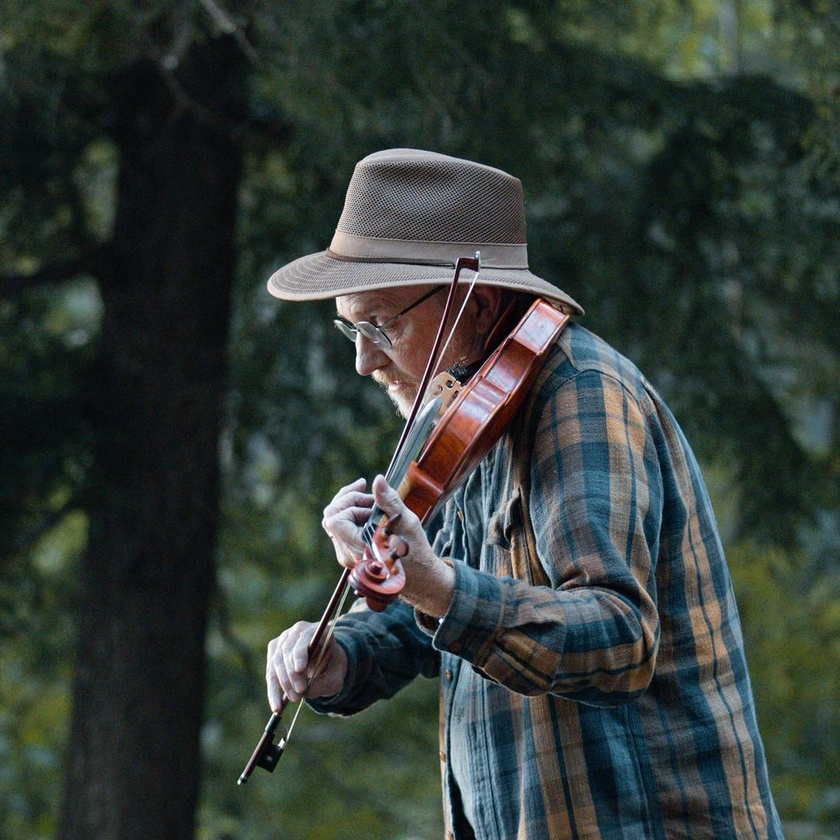
#> input picture portrait_prepper/resources/ricky.jpg, 840 x 840 px, shrunk from 1082 x 1082 before the run
$ python -i composite_image.py   (imports and definitions only)
#> lines starting #> are read from the running program, lines starting #| are printed output that depends on the picture
#> further down, picture is the input picture: PIL image 840x840 RGB; mean R, G, B 50.8, 60, 55.2
from PIL import Image
from PyQt5.QtGui import QPixmap, QImage

def pil2pixmap(im):
    if im.mode == "RGB":
        r, g, b = im.split()
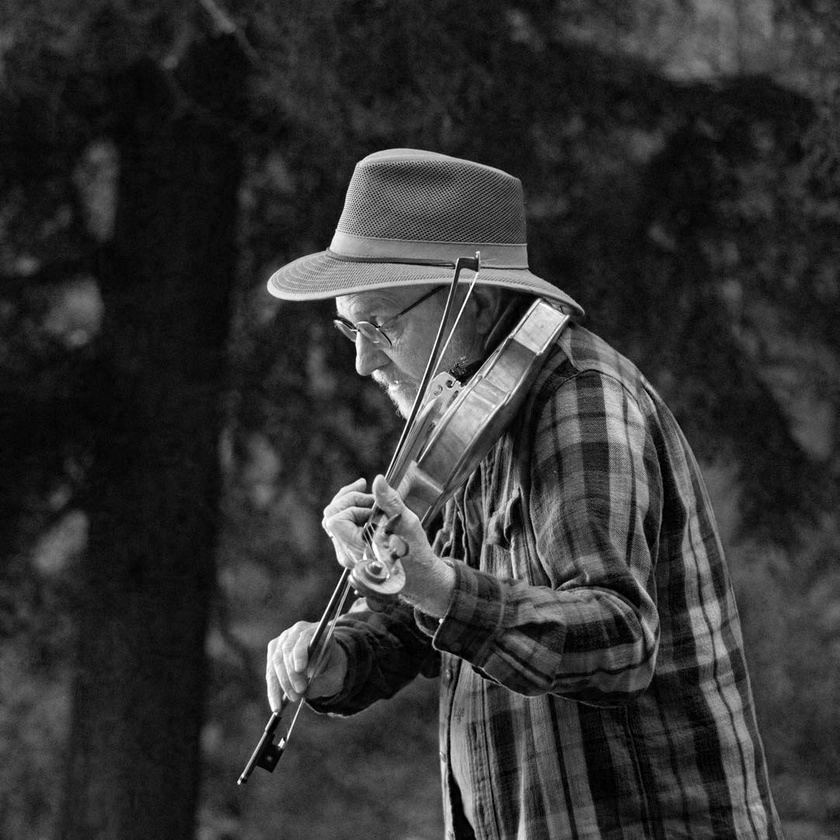
#> r: PIL image 840x840 L; min 0, max 255, mean 50.8
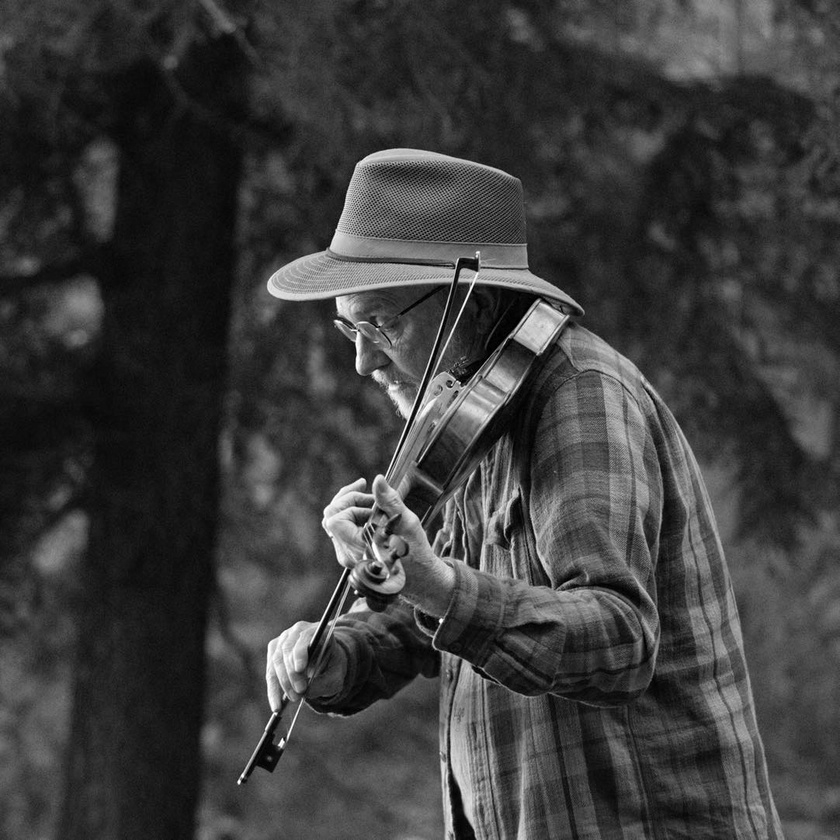
#> g: PIL image 840x840 L; min 0, max 255, mean 60
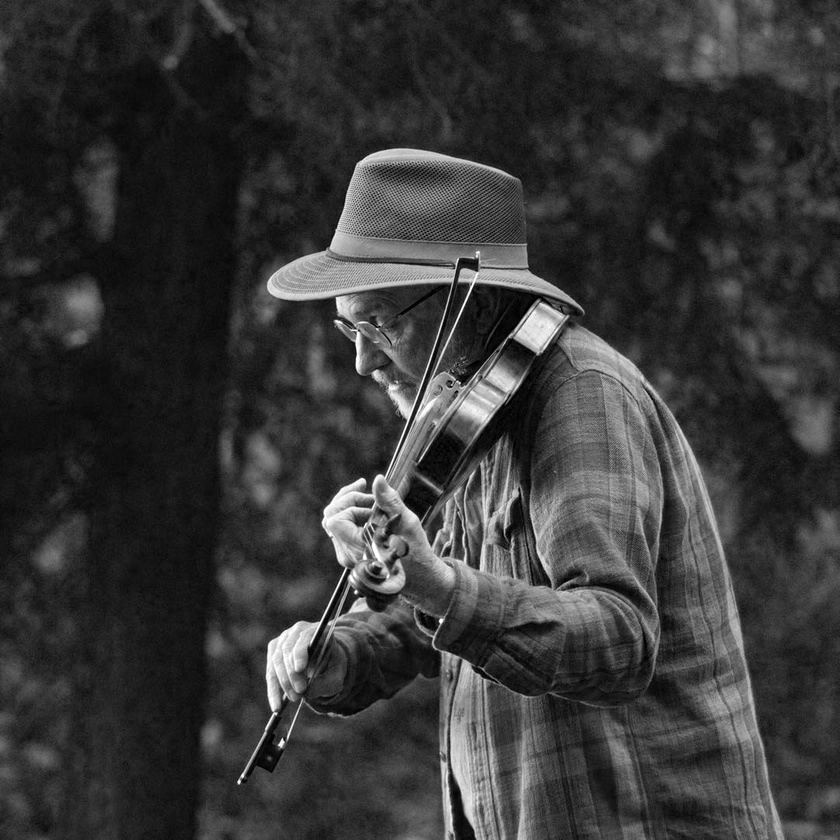
#> b: PIL image 840x840 L; min 0, max 255, mean 55.2
        im = Image.merge("RGB", (b, g, r))
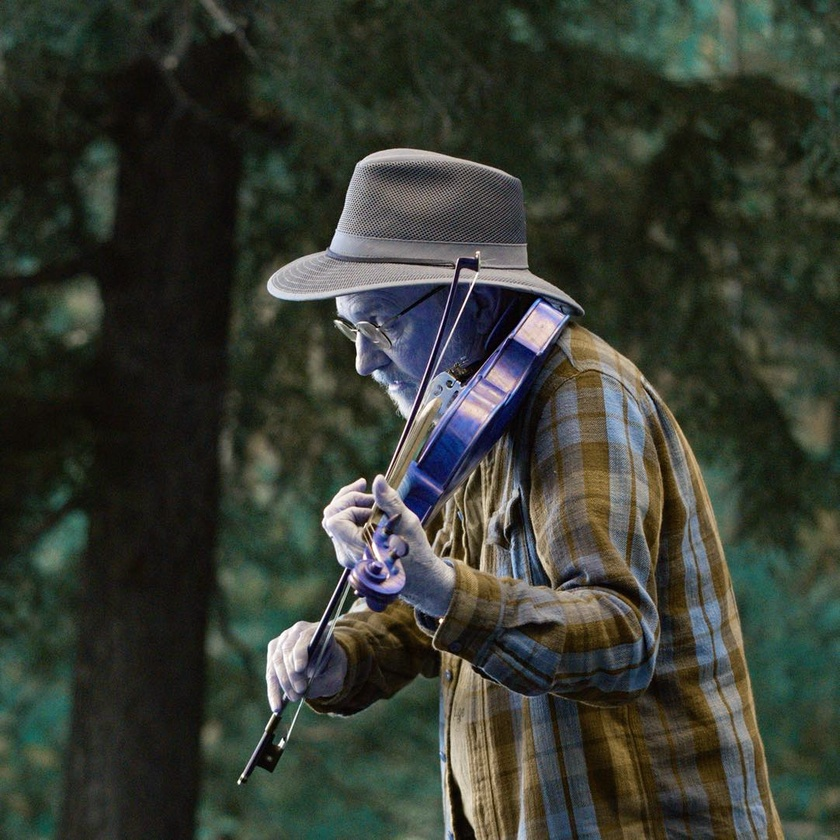
#> im: PIL image 840x840 RGB; mean R, G, B 55.2, 60, 50.8
    elif  im.mode == "RGBA":
        r, g, b, a = im.split()
        im = Image.merge("RGBA", (b, g, r, a))
    elif im.mode == "L":
        im = im.convert("RGBA")
    # Bild in RGBA konvertieren, falls nicht bereits passiert
    im2 = im.convert("RGBA")
    data = im2.tobytes("raw", "RGBA")
#> (the run stopped early here; a loop or call above may not have finished)
